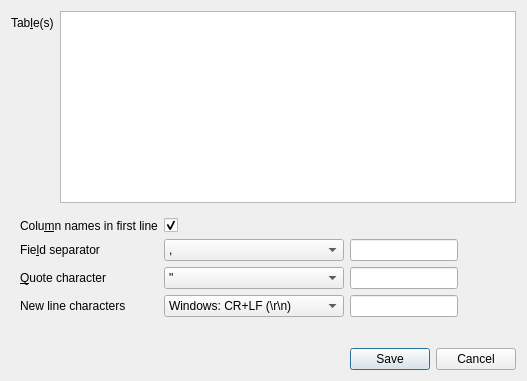
<?xml version="1.0" encoding="UTF-8"?>
<ui version="4.0">
 <class>ExportDataDialog</class>
 <widget class="QDialog" name="ExportDataDialog">
  <property name="geometry">
   <rect>
    <x>0</x>
    <y>0</y>
    <width>527</width>
    <height>381</height>
   </rect>
  </property>
  <property name="windowTitle">
   <string>Export data as CSV</string>
  </property>
  <layout class="QVBoxLayout" name="verticalLayout">
   <item>
    <layout class="QFormLayout" name="formLayout_3">
     <item row="0" column="0">
      <widget class="QLabel" name="labelTable">
       <property name="text">
        <string>Tab&amp;le(s)</string>
       </property>
       <property name="buddy">
        <cstring>listTables</cstring>
       </property>
      </widget>
     </item>
     <item row="0" column="1">
      <widget class="QListWidget" name="listTables">
       <property name="minimumSize">
        <size>
         <width>360</width>
         <height>0</height>
        </size>
       </property>
       <property name="selectionMode">
        <enum>QAbstractItemView::MultiSelection</enum>
       </property>
       <property name="sortingEnabled">
        <bool>false</bool>
       </property>
      </widget>
     </item>
    </layout>
   </item>
   <item>
    <widget class="QStackedWidget" name="stackFormat">
     <property name="currentIndex">
      <number>0</number>
     </property>
     <widget class="QWidget" name="csv">
      <layout class="QFormLayout" name="formLayout">
       <item row="0" column="0">
        <widget class="QLabel" name="labelHeader">
         <property name="text">
          <string>Colu&amp;mn names in first line</string>
         </property>
         <property name="buddy">
          <cstring>checkHeader</cstring>
         </property>
        </widget>
       </item>
       <item row="0" column="1">
        <widget class="QCheckBox" name="checkHeader">
         <property name="text">
          <string/>
         </property>
         <property name="checked">
          <bool>true</bool>
         </property>
        </widget>
       </item>
       <item row="1" column="0">
        <widget class="QLabel" name="labelFieldSeparator">
         <property name="text">
          <string>Fie&amp;ld separator</string>
         </property>
         <property name="buddy">
          <cstring>comboFieldSeparator</cstring>
         </property>
        </widget>
       </item>
       <item row="1" column="1">
        <layout class="QHBoxLayout" name="horizontalLayout">
         <item>
          <widget class="QComboBox" name="comboFieldSeparator">
           <property name="minimumSize">
            <size>
             <width>180</width>
             <height>0</height>
            </size>
           </property>
           <property name="maximumSize">
            <size>
             <width>180</width>
             <height>16777215</height>
            </size>
           </property>
           <item>
            <property name="text">
             <string>,</string>
            </property>
           </item>
           <item>
            <property name="text">
             <string>;</string>
            </property>
           </item>
           <item>
            <property name="text">
             <string>Tab</string>
            </property>
           </item>
           <item>
            <property name="text">
             <string>|</string>
            </property>
           </item>
           <item>
            <property name="text">
             <string>Other</string>
            </property>
           </item>
          </widget>
         </item>
         <item>
          <widget class="QLineEdit" name="editCustomSeparator">
           <property name="maxLength">
            <number>1</number>
           </property>
          </widget>
         </item>
         <item>
          <spacer name="horizontalSpacer">
           <property name="orientation">
            <enum>Qt::Horizontal</enum>
           </property>
           <property name="sizeHint" stdset="0">
            <size>
             <width>40</width>
             <height>20</height>
            </size>
           </property>
          </spacer>
         </item>
        </layout>
       </item>
       <item row="2" column="0">
        <widget class="QLabel" name="labelQuoteCharacter">
         <property name="text">
          <string>&amp;Quote character</string>
         </property>
         <property name="buddy">
          <cstring>comboQuoteCharacter</cstring>
         </property>
        </widget>
       </item>
       <item row="2" column="1">
        <layout class="QHBoxLayout" name="horizontalLayout_2">
         <item>
          <widget class="QComboBox" name="comboQuoteCharacter">
           <property name="minimumSize">
            <size>
             <width>180</width>
             <height>0</height>
            </size>
           </property>
           <property name="maximumSize">
            <size>
             <width>180</width>
             <height>16777215</height>
            </size>
           </property>
           <item>
            <property name="text">
             <string>&quot;</string>
            </property>
           </item>
           <item>
            <property name="text">
             <string>'</string>
            </property>
           </item>
           <item>
            <property name="text">
             <string/>
            </property>
           </item>
           <item>
            <property name="text">
             <string>Other</string>
            </property>
           </item>
          </widget>
         </item>
         <item>
          <widget class="QLineEdit" name="editCustomQuote">
           <property name="maxLength">
            <number>1</number>
           </property>
          </widget>
         </item>
         <item>
          <spacer name="horizontalSpacer_2">
           <property name="orientation">
            <enum>Qt::Horizontal</enum>
           </property>
           <property name="sizeHint" stdset="0">
            <size>
             <width>40</width>
             <height>20</height>
            </size>
           </property>
          </spacer>
         </item>
        </layout>
       </item>
       <item row="3" column="0">
        <widget class="QLabel" name="labelNewLineCharacters">
         <property name="text">
          <string>New line characters</string>
         </property>
        </widget>
       </item>
       <item row="3" column="1">
        <layout class="QHBoxLayout" name="horizontalLayout_3" stretch="0,0,0">
         <item>
          <widget class="QComboBox" name="comboNewLineString">
           <property name="minimumSize">
            <size>
             <width>180</width>
             <height>0</height>
            </size>
           </property>
           <property name="maximumSize">
            <size>
             <width>180</width>
             <height>16777215</height>
            </size>
           </property>
           <item>
            <property name="text">
             <string>Windows: CR+LF (\r\n)</string>
            </property>
           </item>
           <item>
            <property name="text">
             <string>Unix: LF (\n)</string>
            </property>
           </item>
           <item>
            <property name="text">
             <string>Other</string>
            </property>
           </item>
          </widget>
         </item>
         <item>
          <widget class="QLineEdit" name="editCustomNewLine">
           <property name="maxLength">
            <number>5</number>
           </property>
          </widget>
         </item>
         <item>
          <spacer name="horizontalSpacer_3">
           <property name="orientation">
            <enum>Qt::Horizontal</enum>
           </property>
           <property name="sizeHint" stdset="0">
            <size>
             <width>40</width>
             <height>20</height>
            </size>
           </property>
          </spacer>
         </item>
        </layout>
       </item>
      </layout>
     </widget>
     <widget class="QWidget" name="json">
      <layout class="QFormLayout" name="formLayout_2">
       <item row="0" column="0">
        <widget class="QLabel" name="label">
         <property name="text">
          <string>Pretty print</string>
         </property>
         <property name="buddy">
          <cstring>checkPrettyPrint</cstring>
         </property>
        </widget>
       </item>
       <item row="0" column="1">
        <widget class="QCheckBox" name="checkPrettyPrint"/>
       </item>
      </layout>
     </widget>
    </widget>
   </item>
   <item>
    <widget class="QDialogButtonBox" name="buttonBox">
     <property name="orientation">
      <enum>Qt::Horizontal</enum>
     </property>
     <property name="standardButtons">
      <set>QDialogButtonBox::Cancel|QDialogButtonBox::Save</set>
     </property>
    </widget>
   </item>
  </layout>
 </widget>
 <tabstops>
  <tabstop>listTables</tabstop>
  <tabstop>checkHeader</tabstop>
  <tabstop>comboFieldSeparator</tabstop>
  <tabstop>editCustomSeparator</tabstop>
  <tabstop>comboQuoteCharacter</tabstop>
  <tabstop>editCustomQuote</tabstop>
 </tabstops>
 <resources/>
 <connections>
  <connection>
   <sender>buttonBox</sender>
   <signal>accepted()</signal>
   <receiver>ExportDataDialog</receiver>
   <slot>accept()</slot>
   <hints>
    <hint type="sourcelabel">
     <x>263</x>
     <y>612</y>
    </hint>
    <hint type="destinationlabel">
     <x>157</x>
     <y>140</y>
    </hint>
   </hints>
  </connection>
  <connection>
   <sender>buttonBox</sender>
   <signal>rejected()</signal>
   <receiver>ExportDataDialog</receiver>
   <slot>reject()</slot>
   <hints>
    <hint type="sourcelabel">
     <x>263</x>
     <y>612</y>
    </hint>
    <hint type="destinationlabel">
     <x>286</x>
     <y>140</y>
    </hint>
   </hints>
  </connection>
  <connection>
   <sender>comboFieldSeparator</sender>
   <signal>currentIndexChanged(int)</signal>
   <receiver>ExportDataDialog</receiver>
   <slot>showCustomCharEdits()</slot>
   <hints>
    <hint type="sourcelabel">
     <x>390</x>
     <y>293</y>
    </hint>
    <hint type="destinationlabel">
     <x>264</x>
     <y>45</y>
    </hint>
   </hints>
  </connection>
  <connection>
   <sender>comboQuoteCharacter</sender>
   <signal>currentIndexChanged(int)</signal>
   <receiver>ExportDataDialog</receiver>
   <slot>showCustomCharEdits()</slot>
   <hints>
    <hint type="sourcelabel">
     <x>390</x>
     <y>332</y>
    </hint>
    <hint type="destinationlabel">
     <x>270</x>
     <y>85</y>
    </hint>
   </hints>
  </connection>
  <connection>
   <sender>comboNewLineString</sender>
   <signal>currentIndexChanged(int)</signal>
   <receiver>ExportDataDialog</receiver>
   <slot>showCustomCharEdits()</slot>
   <hints>
    <hint type="sourcelabel">
     <x>390</x>
     <y>371</y>
    </hint>
    <hint type="destinationlabel">
     <x>296</x>
     <y>248</y>
    </hint>
   </hints>
  </connection>
 </connections>
 <slots>
  <slot>showCustomCharEdits()</slot>
 </slots>
</ui>
